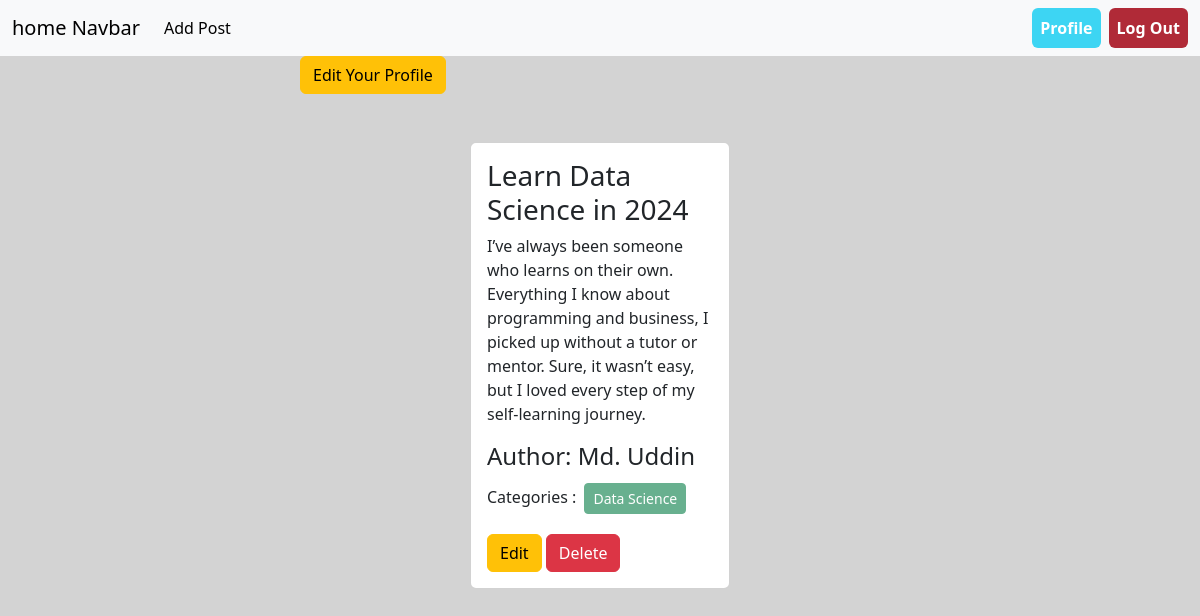
Page /author/profile/ (signed in) on the committed database.
### posts/models.py (models this page shows, shortened)
class Post(models.Model):
    title=models.CharField(max_length=255)
    content=models.TextField()
    category=models.ManyToManyField(to=Category)
    author=models.ForeignKey(to=User,on_delete=models.CASCADE)

### categories/models.py (models this page shows, shortened)
class Category(models.Model):
    name=models.CharField(max_length=100,unique=True)
    slug=models.SlugField(max_length=100,unique=True,null=True,blank=True)

### authors/views.py (the view)
# urls.py: path('profile/',views.profile,name='profile'),
@login_required
def profile(request):
    data=Post.objects.filter(author=request.user)
    return render(request,'register/profile.html',{'data':data})

### authors/templates/register/profile.html
{% extends "base.html" %} {% load crispy_forms_tags %} {% block content %}
    <div style='width:50%;margin:auto'>
      <a class='btn btn-warning' href="{% url "edit_profile" %}">Edit Your Profile</a>
    </div>
    <div class="d-flex flex-wrap justify-content-center px-5 pt-5 mb-5">
      {% for value in data %}
      <div class="col-sm-3">
        <div class="card  mx-2">
          <div class="card-body">
            <h3 class="card-title">{{value.title}}</h3>
            <p class="card-text">{{value.content}}</p>
            <h4>Author: {{value.author.first_name}} {{value.author.last_name}}</h4>
            <p>
              Categories : {% for cat  in value.category.all  %}
              <button class='btn btn-success btn-sm m-1' disabled="disabled">{{cat.name}}</button>
              {% endfor %}
            </p>
            <a href="{% url 'edit_post' value.id %}" class="btn btn-warning">Edit</a>
            <a href="{% url 'delete_post' value.id %}" class="btn btn-danger">Delete</a>
          </div>
        </div>
      </div>
      {% endfor %}
{% endblock content %}

### rows in the picture
Post: title "Learn Data Science in 2024", content "I’ve always been someone who learns on their own. Everything I know about programming and business, I picked up without a tutor or mentor. Sure, it wasn’t easy, but I loved every step of my self-learning journey.", author.first_name "Md.", author.last_name "Uddin"
Category: name "Data Science"
